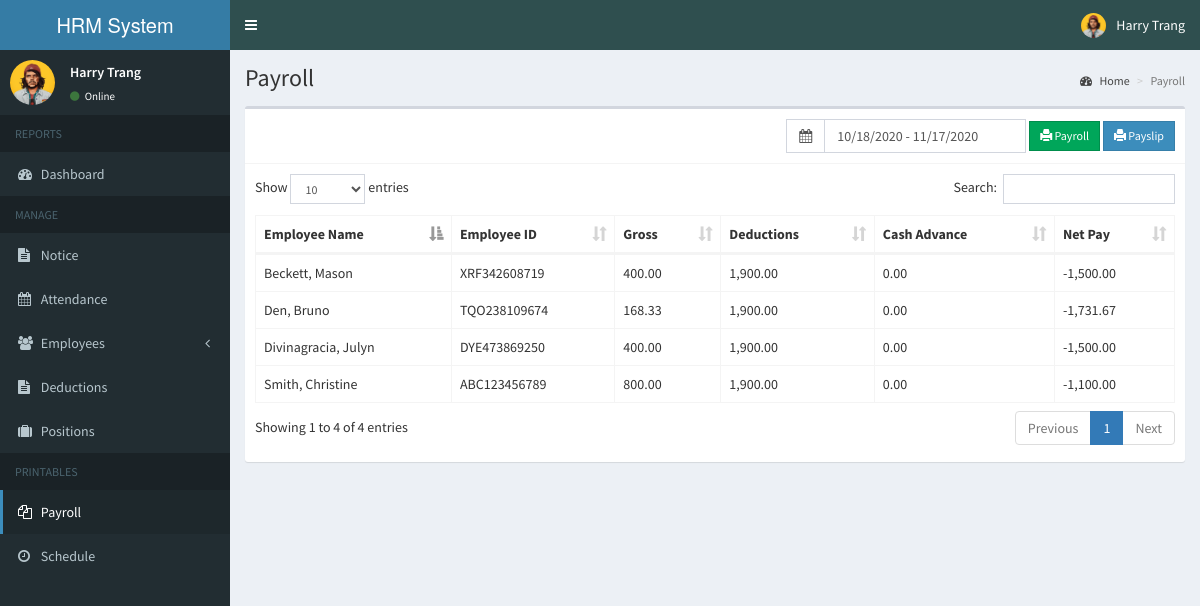
The app's page /admin/payroll.php (signed in) with its own data.
### tables this page shows
CREATE TABLE `attendance` (
  `id` int(11) NOT NULL AUTO_INCREMENT,
  `employee_id` int(11) NOT NULL,
  `date` date NOT NULL,
  `time_in` time NOT NULL,
  `status` int(1) NOT NULL,
  `time_out` time NOT NULL,
  `num_hr` double NOT NULL,
  PRIMARY KEY (`id`)
);

CREATE TABLE `employees` (
  `id` int(11) NOT NULL AUTO_INCREMENT,
  `employee_id` varchar(15) NOT NULL,
  `firstname` varchar(50) NOT NULL,
  `lastname` varchar(50) NOT NULL,
  `address` text NOT NULL,
  `birthdate` date NOT NULL,
  `contact_info` varchar(100) NOT NULL,
  `gender` varchar(10) NOT NULL,
  `position_id` int(11) NOT NULL,
  `schedule_id` int(11) NOT NULL,
  `photo` varchar(200) NOT NULL,
  `created_on` date NOT NULL,
  `password` varchar(60) NOT NULL,
  PRIMARY KEY (`id`)
);

### admin/includes/session.php (called while the page is built, shortened)
<?php
	include 'includes/conn.php';
	$sql = "SELECT * FROM admin WHERE id = '".$_SESSION['admin']."'";
	$query = $conn->query($sql);
	$user = $query->fetch_assoc();
?>

### admin/payroll.php (the view, shortened to what this page needs)
<?php include 'includes/session.php'; ?>
<?php
  $range_to = date('m/d/Y');
  $range_from = date('m/d/Y', strtotime('-30 day', strtotime($range_to)));
?>
<?php include 'includes/header.php'; ?>
<body class="hold-transition skin-blue sidebar-mini">
<div class="wrapper">
  <?php include 'includes/navbar.php'; ?>
  <?php include 'includes/menubar.php'; ?>
  <div class="content-wrapper">
    <section class="content-header">
      <h1>
        Payroll
      </h1>
      <ol class="breadcrumb">
        <li><a href="#"><i class="fa fa-dashboard"></i> Home</a></li>
        <li class="active">Payroll</li>
      </ol>
    </section>
    <section class="content">
      <div class="row">
        <div class="col-xs-12">
          <div class="box">
            <div class="box-header with-border">
              <div class="pull-right">
                <form method="POST" class="form-inline" id="payForm">
                  <div class="input-group">
                    <div class="input-group-addon">
                      <i class="fa fa-calendar"></i>
                    </div>
                    <input type="text" class="form-control pull-right col-sm-8" id="reservation" name="date_range" value="<?php echo (isset($_GET['range'])) ? $_GET['range'] : $range_from.' - '.$range_to; ?>">
                  </div>
                  <button type="button" class="btn btn-success btn-sm btn-flat" id="payroll"><span class="glyphicon glyphicon-print"></span> Payroll</button>
                  <button type="button" class="btn btn-primary btn-sm btn-flat" id="payslip"><span class="glyphicon glyphicon-print"></span> Payslip</button>
                </form>
              </div>
            </div>
            <div class="box-body">
              <table id="example1" class="table table-bordered">
                <thead>
                  <th>Employee Name</th>
                  <th>Employee ID</th>
                  <th>Gross</th>
                  <th>Deductions</th>
                  <th>Cash Advance</th>
                  <th>Net Pay</th>
                </thead>
                <tbody>
                  <?php
                    $sql = "SELECT *, SUM(amount) as total_amount FROM deductions";
                    $query = $conn->query($sql);
                    $drow = $query->fetch_assoc();
                    $deduction = $drow['total_amount'];
                    $to = date('Y-m-d');
                    $from = date('Y-m-d', strtotime('-30 day', strtotime($to)));
                    $sql = "SELECT *, SUM(num_hr) AS total_hr, attendance.employee_id AS empid FROM attendance LEFT JOIN employees ON employees.id=attendance.employee_id LEFT JOIN position ON position.id=employees.position_id WHERE date BETWEEN '$from' AND '$to' GROUP BY attendance.employee_id ORDER BY employees.lastname ASC, employees.firstname ASC";
                    $query = $conn->query($sql);
                    while($row = $query->fetch_assoc()){
                      $empid = $row['empid'];
                      $casql = "SELECT *, SUM(amount) AS cashamount FROM cashadvance WHERE employee_id='$empid' AND date_advance BETWEEN '$from' AND '$to'";
                      $caquery = $conn->query($casql);
                      $carow = $caquery->fetch_assoc();
                      $cashadvance = $carow['cashamount'];
                      $gross = $row['rate'] * $row['total_hr'];
                      $total_deduction = $deduction + $cashadvance;
                      $net = $gross - $total_deduction;
                      echo "
                        <tr>
                          <td>".$row['lastname'].", ".$row['firstname']."</td>
                          <td>".$row['employee_id']."</td>
                          <td>".number_format($gross, 2)."</td>
                          <td>".number_format($deduction, 2)."</td>
                          <td>".number_format($cashadvance, 2)."</td>
                          <td>".number_format($net, 2)."</td>
                        </tr>
                      ";
                    }
                  ?>
                </tbody>
              </table>
            </div>
          </div>
        </div>
      </div>
    </section>
  </div>
</div>
</body>
</html>

### admin/includes/navbar.php (shortened to what this page needs)
<header class="main-header">
    <a href="home.php" class="logo">
      <span class="logo-lg"><b></b>HRM System</span>
    </a>
    <nav class="navbar navbar-static-top">
      <a href="#" class="sidebar-toggle" data-toggle="push-menu" role="button">
      </a>
      <div class="navbar-custom-menu">
        <ul class="nav navbar-nav">
          <li class="dropdown user user-menu">
            <a href="#" class="dropdown-toggle" data-toggle="dropdown">
              <img src="<?php echo (!empty($user['photo'])) ? '../images/'.$user['photo'] : '../images/profile.jpg'; ?>" class="user-image" alt="User Image">
              <span class="hidden-xs"><?php echo $user['firstname'].' '.$user['lastname']; ?></span>
            </a>
          </li>
        </ul>
      </div>
    </nav>
  </header>

### admin/includes/menubar.php (shortened to what this page needs)
<aside class="main-sidebar">
    <section class="sidebar">
      <div class="user-panel">
        <div class="pull-left image">
          <img src="<?php echo (!empty($user['photo'])) ? '../images/'.$user['photo'] : '../images/profile.jpg'; ?>" class="img-circle" alt="User Image">
        </div>
        <div class="pull-left info">
          <p><?php echo $user['firstname'].' '.$user['lastname']; ?></p>
          <a><i class="fa fa-circle text-success"></i> Online</a>
        </div>
      </div>
      <ul class="sidebar-menu" data-widget="tree">
        <li class="header">REPORTS</li>
        <li class=""><a href="home.php"><i class="fa fa-dashboard"></i> <span>Dashboard</span></a></li>
        <li class="header">MANAGE</li>
        <li><a href="notice.php"><i class="fa fa-file-text"></i> Notice</a></li>
        <li><a href="attendance.php"><i class="fa fa-calendar"></i> <span>Attendance</span></a></li>
        <li class="treeview">
          <a href="#">
            <i class="fa fa-users"></i>
            <span>Employees</span>
            <span class="pull-right-container">
              <i class="fa fa-angle-left pull-right"></i>
            </span>
          </a>
        </li>
        <li><a href="deduction.php"><i class="fa fa-file-text"></i> Deductions</a></li>
        <li><a href="position.php"><i class="fa fa-suitcase"></i> Positions</a></li>
        <li class="header">PRINTABLES</li>
        <li><a href="payroll.php"><i class="fa fa-files-o"></i> <span>Payroll</span></a></li>
        <li><a href="schedule_employee.php"><i class="fa fa-clock-o"></i> <span>Schedule</span></a></li>
      </ul>
    </section>
  </aside>

### records on screen
attendance: employee.lastname "Beckett", employee.firstname "Mason", employee.employee_id "XRF342608719", gross "400.00", deduction "1,900.00", cashadvance "0.00", net "-1,500.00"
attendance: employee.lastname "Den", employee.firstname "Bruno", employee.employee_id "TQO238109674", gross "168.33", deduction "1,900.00", cashadvance "0.00", net "-1,731.67"
attendance: employee.lastname "Divinagracia", employee.firstname "Julyn", employee.employee_id "DYE473869250", gross "400.00", deduction "1,900.00", cashadvance "0.00", net "-1,500.00"
attendance: employee.lastname "Smith", employee.firstname "Christine", employee.employee_id "ABC123456789", gross "800.00", deduction "1,900.00", cashadvance "0.00", net "-1,100.00"

### other values on screen
$user['firstname'] "Harry"
$user['lastname'] "Trang"
